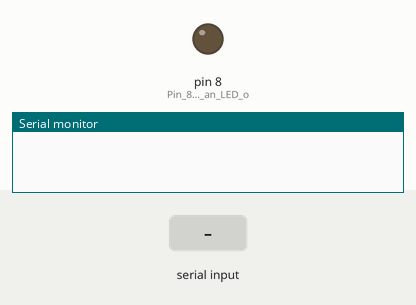
Simulated run of this sketch. Board: Arduino Mega 2560, built with avr-gcc and run on an emulated ATmega2560. Shown: output pins drawn as LEDs (lit = HIGH), the last lines printed to the serial monitor. The test bench sets the inputs (shaded band).

Above: at 1.2 s.
1.3 s: "1" received over the second serial link
At 2.5 s:
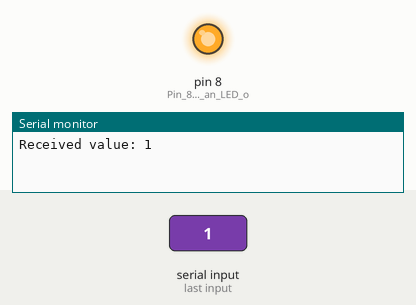
2.8 s: "0" received over the second serial link
At 3.6 s:
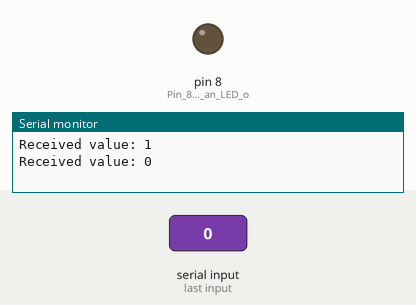
Timing chart, 0 to 5.8 s (numbered marks = the images above; inputs shaded):
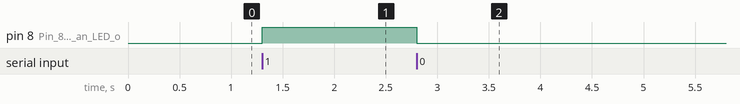

Measured:
- after the input at 1.3 s, pin 8 (Pin_8_to_control_an_LED_o): LOW → HIGH at once
- after the input at 2.8 s, pin 8 (Pin_8_to_control_an_LED_o): HIGH → LOW at once

The sketch:

07_BluetoothLight.ino
```cpp
char value = 0;

void setup() {
  // Initialize Serial (USB) for the Serial Monitor
  Serial.begin(9600);

  // Initialize Serial1 (pins 18 and 19) for Bluetooth communication
  Serial1.begin(9600);

  pinMode(8, OUTPUT);  // Pin 8 to control an LED or other device
}

void loop() {
  // Check if data is available on Serial1 (Bluetooth module)
  if (Serial1.available() > 0) {
    // Read the incoming byte from Bluetooth
    value = Serial1.read();

    // Print the received value to the Serial Monitor
    Serial.print("Received value: ");
    Serial.println(value);

    // Control the LED based on the received value
    if (value == '1') {
      digitalWrite(8, HIGH);  // Turn on the LED
    } else if (value == '0') {
      digitalWrite(8, LOW);   // Turn off the LED
    }
  }
}
```
